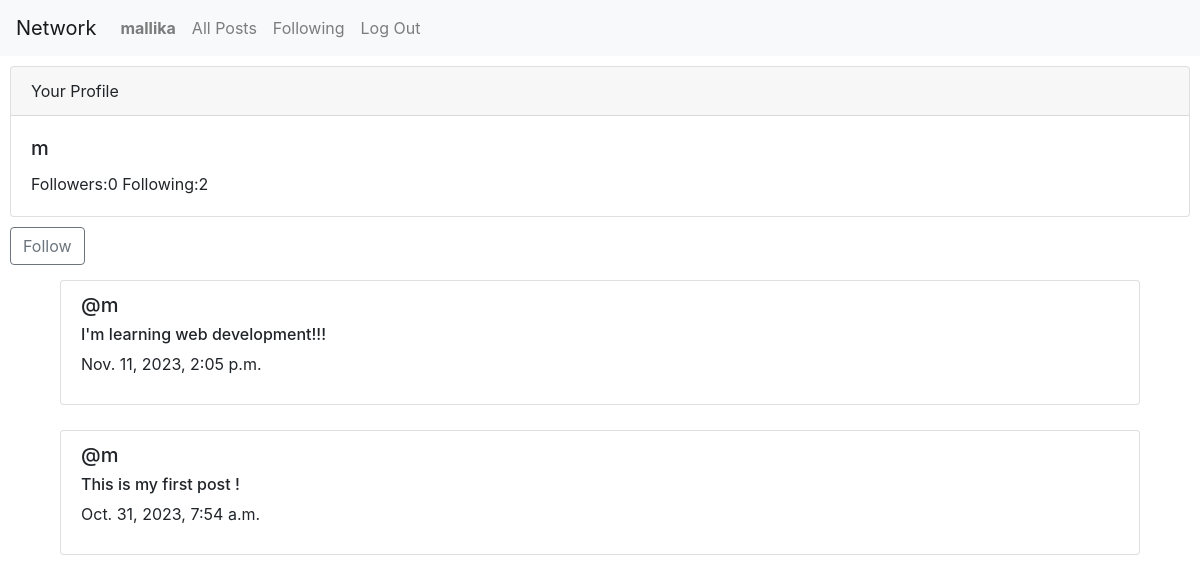
The page /profile/2 (signed in) on the database its author committed.
### network/models.py (models this page shows, shortened)
class User(AbstractUser):
    pass

class post(models.Model):
    content = models.CharField(max_length=500)
    author = models.ForeignKey(User, on_delete=models.CASCADE, related_name="author")
    timestamp = models.DateTimeField(auto_now_add=True)

### network/views.py (the view)
# urls.py: path("profile/<int:id>", views.profile, name="profile"),
def profile(request, id):
    c_user = User.objects.get(pk=id)
    isuser = request.user == c_user
    if_following = follow.objects.filter(user=request.user, following=c_user)
    following = follow.objects.filter(user=c_user).count()
    follower =  follow.objects.filter(following=c_user).count()
    posts = post.objects.filter(author = id).order_by("timestamp").reverse()
    return render(request, "network/profile.html",{
        "posts" : posts,
        "c_user" : c_user,
        "isuser" : isuser,
        "following" : following,
        "follower" : follower,
        "if_following" : if_following
    })

### network/templates/network/profile.html (shortened to what this page needs)
{% extends "network/layout.html" %}
{% block body %}
    <div class="card" style="margin: 10px;">
        <div class="card-header">Your Profile</div>
        <div class="card-body">
        <h5 class="card-title">{{ c_user }}</h5>
        <p class="card-text">Followers:{{ follower }}  Following:{{ following }}</p>
        </div>
    </div>
    {% if not isuser %}
        <div style="margin-left: 10px;">
            {% if if_following %}
                <form action="{% url 'uncount' id=c_user.id %}" method="post">
                    {% csrf_token %}
                    <button type="submit" class="btn btn-outline-secondary">Unfollow</button>
                </form>
            {% else %}
                <form action="{% url 'count' id=c_user.id %}" method="post">
                    <button type="submit" class="btn btn-outline-secondary">Follow</button>
                </form>
            {% endif %}
            </div>
    {% endif %}
    {% for p in posts %}
    <div class="list-group" style="margin: 5px 50px;">
        <div class="list-group-item" style="margin: 10px;">
            <h5>@{{ p.author }}</h5>
            <h6>{{ p.content }}</h6>
            <p>{{ p.timestamp }}</p>
        </div>
    </div>
    {% endfor %}
{% endblock %}

### network/templates/network/layout.html (shortened to what this page needs)
{% load static %}
<!DOCTYPE html>
<html lang="en">
    <head>
        <link rel="stylesheet" href="https://stackpath.bootstrapcdn.com/bootstrap/4.4.1/css/bootstrap.min.css">
        <link href="{% static 'network/styles.css' %}" rel="stylesheet">
    </head>
    <body>
        <nav class="navbar navbar-expand-lg navbar-light bg-light">
            <a class="navbar-brand" href="#">Network</a>
            <div>
              <ul class="navbar-nav mr-auto">
                {% if user.is_authenticated %}
                    <li class="nav-item">
                        <a class="nav-link" href="{% url 'profile' id=user.id %}"><strong>{{ user.username }}</strong></a>
                    </li>
                {% endif %}
                <li class="nav-item">
                    <a class="nav-link" id="allposts" href="{% url 'index' %}">All Posts</a>
                </li>
                {% if user.is_authenticated %}
                    <li class="nav-item">
                        <a class="nav-link" href="{% url 'f_page' %}">Following</a>
                    </li>
                    <li class="nav-item">
                        <a class="nav-link" href="{% url 'logout' %}">Log Out</a>
                    </li>
                {% endif %}
              </ul>
            </div>
          </nav>
        <div class="body">
            {% block body %}
            {% endblock %}
        </div>
    </body>
</html>

### rows shown on the page
User: username "mallika"
User: username "m"
post: author "m", content "I'm learning web development!!!", timestamp "Nov. 11, 2023, 2:05 p.m."
post: author "m", content "This is my first post !", timestamp "Oct. 31, 2023, 7:54 a.m."

### other values the page prints
{{ follower }} "0"
{{ following }} "2"
